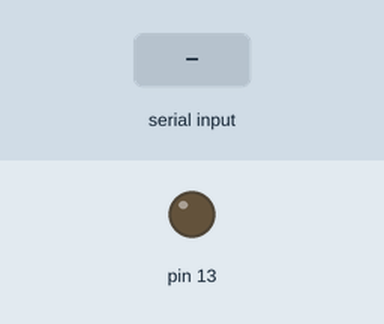
Simulated run of this sketch. Board: Arduino Uno, built with avr-gcc and run on an emulated ATmega328P. Shown: output pins drawn as LEDs (lit = HIGH). The test bench sets the inputs (shaded band).

Above: at 1.2 s.
1.3 s: "1" received over Serial
At 1.8 s:
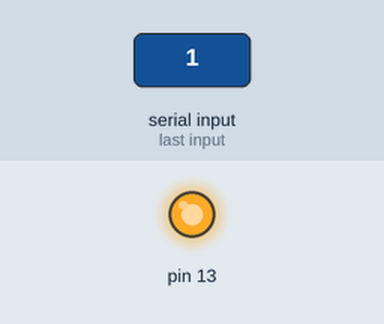
Timing chart, 0 to 8.8 s (numbered marks = the images above; inputs shaded):
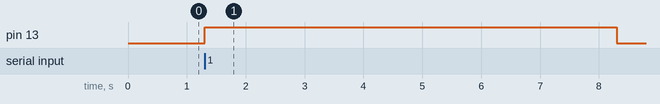

Measured:
- after the input at 1.3 s, pin 13: LOW → HIGH at once, → LOW 7.0 s later

The sketch:

FabFiveLock.ino
```cpp
void setup() {
  // put your setup code here, to run once:
Serial.begin(115200);
pinMode(13,OUTPUT);
}

void loop() {
  // put your main code here, to run repeatedly:
if(Serial.available()>0){
  char lock=  Serial.read();
  if (lock == '1')
    {//Serial.print("line");
    digitalWrite(13,HIGH);
    delay(7000);
    digitalWrite(13,LOW);

  }else if (lock == '0'){
    digitalWrite(13,LOW);
  }
}}
```
